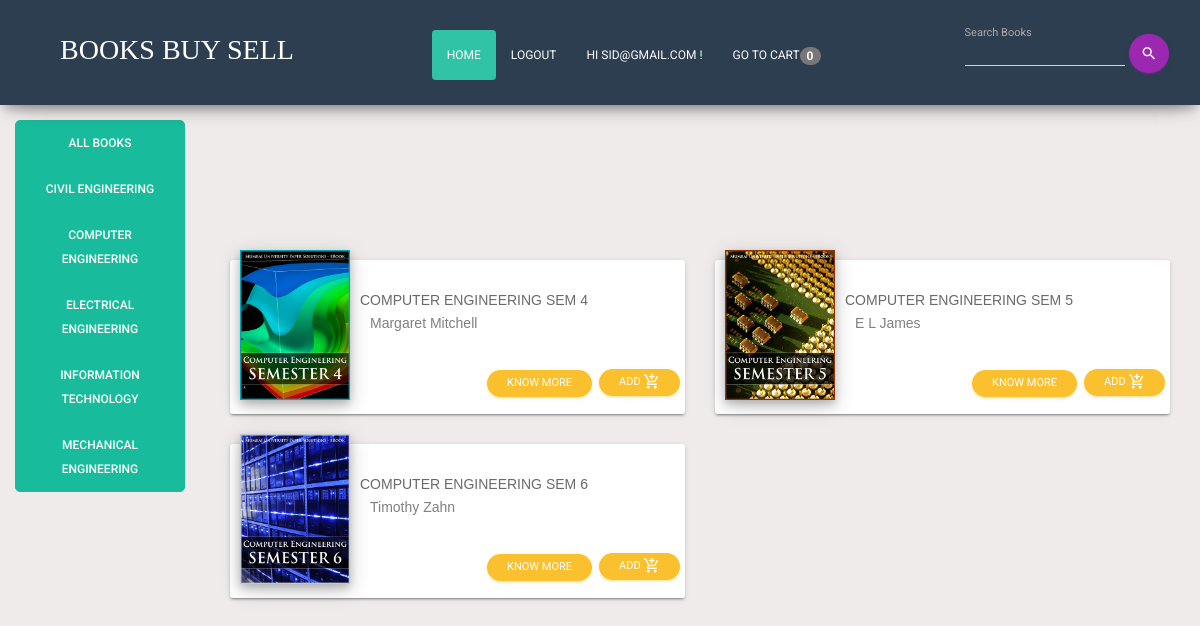
The app's page /index.php?category=Computer Engineering (signed in) with its own data.
### tables this page shows
CREATE TABLE `category` (
  `name` varchar(25) NOT NULL
);

CREATE TABLE `books` (
  `book_id` int(200) NOT NULL,
  `author` varchar(25) NOT NULL,
  `keywords` varchar(255) NOT NULL,
  `title` varchar(80) NOT NULL,
  `price` int(200) NOT NULL,
  `image` varchar(200) NOT NULL,
  `description` text NOT NULL,
  `category` varchar(25) NOT NULL
);

### function/functions.php (the view, shortened to what this page needs)
<?php
$conn=mysqli_connect("localhost", "root", "","dbbooks");
function getIpAdd()
{
    if (!empty($_SERVER['HTTP_CLIENT_IP']))
    {
      $ip=$_SERVER['HTTP_CLIENT_IP'];
    }
    elseif (!empty($_SERVER['HTTP_X_FORWARDED_FOR']))
    {
      $ip=$_SERVER['HTTP_X_FORWARDED_FOR'];
    }
    else
    {
      $ip=$_SERVER['REMOTE_ADDR'];
    }
    return $ip;
}
function total_items(){
    global $conn;
    $ip=getIpAdd();
    if(isset($_GET['add_cart']))
    {
        $get_items="SELECT * FROM `cart` WHERE `ip_add`='$ip'";
        $run=mysqli_query($conn, $get_items);
        $count = mysqli_num_rows($run);
    }
    else {
        $get_items="SELECT * FROM `cart` WHERE `ip_add`='$ip'";
        $run=mysqli_query($conn, $get_items);
        $count = mysqli_num_rows($run);
    }
    echo $count;
}
function getcats(){
	global $conn;
	$query4="SELECT * from category";
	$result=mysqli_query($conn, $query4);
	while($row=mysqli_fetch_array($result))
	{
		echo "<li role=\"presentation\"><a href=\"index.php?category=".$row['name']."\">".$row['name']."</a></li>";
	}
}
function get_bycat(){
  global $conn;
  if(isset($_GET['category'])){
    $cat_id= $_GET['category'];
    $get_cat_pro = "SELECT * FROM Books WHERE category LIKE '$cat_id'";
    $run_cat_pro=mysqli_query($conn,$get_cat_pro);
    while($row=mysqli_fetch_array($run_cat_pro))
  {
    echo "<div class='col-lg-6 col-md-3'>
                            <div class='card'>
                                <img class='card-img' height='200px' width='200px' src='assets/images/".$row['image']."'>
                                <span class='content-card'>
                                    <h6>".$row['title']."</h6>
                                    <h7>".$row['author']."</h7>
                                </span>
                                <a href='index.php?add_cart=".$row['book_id']."'><button class='buybtn btn btn-warning btn-round btn-sm'>
                  Add <i class='material-icons'>add_shopping_cart</i>
                </button></a>
                                <button class='knowbtn btn btn-warning btn-round btn-sm' data-toggle='modal' data-target='#".$row['book_id']."'>
                  Know More
                </button>";
        echo "<div class='modal fade' id='".$row['book_id']."' tabindex='-1' role='dialog' aria-labelledby='myModalLabel' aria-hidden='true'>
                  <div class='modal-dialog'>
                    <div class='modal-content'>
                      <div class='modal-header'>
                        <button type='button' class='close' data-dismiss='modal' aria-hidden='true'>&times;</button>
                        <img class='modal-body' style=\"margin-left:100px;margin-top:50px;\" height='100px' width='170px' src='assets/images/".$row['image']."'>
                        <h4 class='modal-title' style=\"margin-left:100px;margin-top:180px;\"  id='myModalLabel'>".$row['title']."</h4>
                      </div>
                      <div class='modal-body'>
                      <h4><p align='right'>&#8377;".$row['price']."</p></h4>".
                          $row['description']
                      ."</div>
                    </div>
                  </div>
                </div>
              </div>
                        </div>";
  }
    }
  }
?>

### assets/css/styles.css (style rules this page uses)
.card { background-color: white; height: 11em; margin-top: 30px; }
.card img { height: 150px; width: 110px; position: absolute; box-shadow: 0 4px 8px 0 rgba(0, 0, 0, 0.2), 0 6px 20px 0 rgba(0, 0, 0, 0.19); top: -10px; left: 10px; }
.card h6 { margin: 30px 10px 2px 130px; font-family: sans-serif; color: dimgray; }
body { margin-top: 80px; background-color: #efebeb; }
h7 { margin: 2px 5px 20px 140px; font-family: sans-serif; color: grey }
.card button { position: absolute; }
.buybtn { position: absolute; bottom: 8px; right: 4px; }
.knowbtn { bottom: 8px; right: 92px; }

### index.php (style rules this page uses)
li { color:#ffffff; }
a:link,a:visited { display: block; text-decoration: none; }
#category a { color: #fff; }

### records on screen
category: name "CIVIL ENGINEERING"
category: name "COMPUTER ENGINEERING"
category: name "ELECTRICAL ENGINEERING"
category: name "INFORMATION TECHNOLOGY"
category: name "MECHANICAL ENGINEERING"
books: image (picture), title "COMPUTER ENGINEERING SEM 4", author "Margaret Mitchell"
books: image (picture), title "COMPUTER ENGINEERING SEM 5", author "E L James"
books: image (picture), title "COMPUTER ENGINEERING SEM 6", author "Timothy Zahn"

### other values on screen
$_SESSION['email'] "SID@GMAIL.COM"
$count "0"
